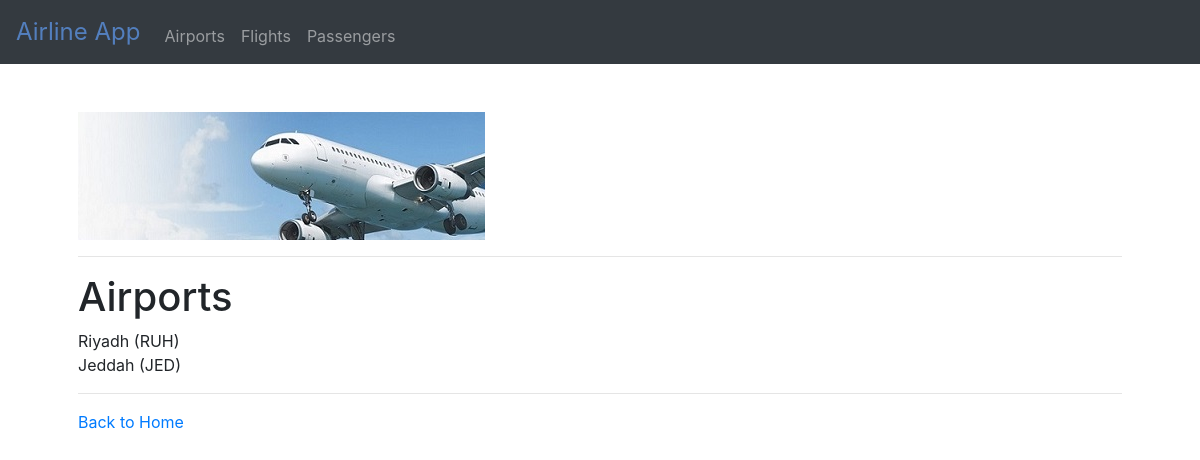
The page /airports/ on the database as committed earlier.
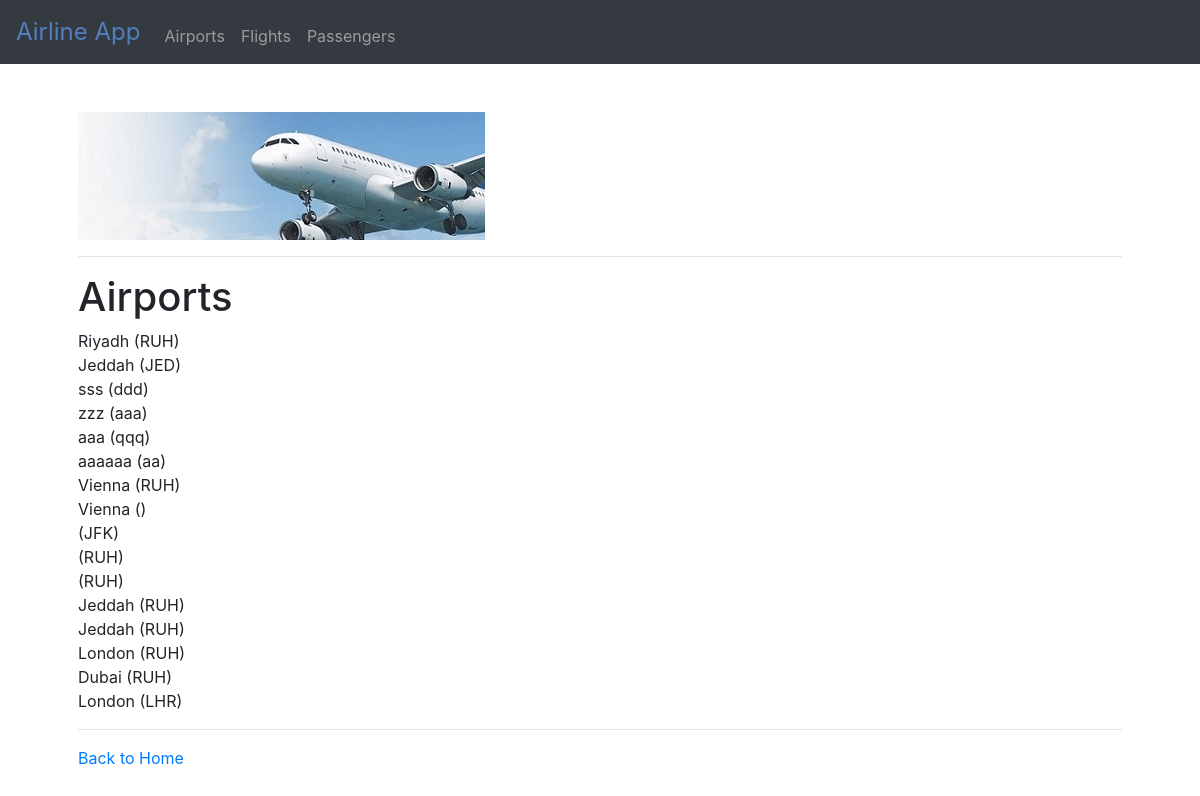
The same page on the database as committed later.
### flights/models.py (models this page shows)
class Airport(models.Model):
    code = models.CharField(max_length=3)
    city = models.CharField(max_length=30)
    def __str__(self):
        return f"{self.city} ({self.code})"

### flights/views.py (the view)
# urls.py: path('airports/', views.airports, name="airports"),
def airports(request):
    context = {
        "airports": Airport.objects.all()
    }
    return render(request, 'flights/airports.html', context)

### flights/templates/flights/airports.html (shortened to what this page needs)
{% extends "flights/layout.html" %}
{% block body %}
    <h1>Airports</h1>
    {% for airport in airports %}
        <li>{{ airport }}</li>
    {% endfor %}
    <hr>
    <a href="{% url 'index' %}">Back to Home</a>
{% endblock %}

### flights/templates/flights/layout.html (shortened to what this page needs)
{% load static %}
<!DOCTYPE html>
<html lang="en">
    <head>
        <link href="https://maxcdn.bootstrapcdn.com/bootstrap/4.0.0-beta.2/css/bootstrap.min.css" rel="stylesheet"/>
        <link href="{% static 'flights/styles.css' %}" rel="stylesheet"/>
    </head>
    <body>
        <nav class="navbar navbar-expand-md navbar-dark bg-dark">
            <a class="navbar-brand" href="/"><span class="blue">Airline App</span></a>
            <div class="collapse navbar-collapse" id="navbar">
                <ul class="navbar-nav mr-auto mt-2">
                    <li class="nav-item"><a class="nav-link" href="/airports">Airports</a></li>
                    <li class="nav-item"><a class="nav-link" href="/flights">Flights</a></li>
                    <li class="nav-item"><a class="nav-link" href="/passengers">Passengers</a></li>
                </ul>
            </div>
        </nav>
        <main class="container p-5">
            <img src="{% static 'flights/banner.jpg' %}" class="img-fluid" alt="Responsive image">
            <hr>
            {% block body %}{% endblock %}
        </main>
    </body>
</html>

### flights/static/flights/styles.css (style rules this page uses)
nav .navbar-brand { font-size: x-large; }
nav .navbar-brand .blue { color: #537fbe; }
main { overflow-x: auto; text-align: left; list-style: none; }
main img { max-width: 100%; }

Rows that differ between the two databases and show on the page:
added Airport: city+code "sss (ddd)"
added Airport: city+code "zzz (aaa)"
added Airport: city+code "aaa (qqq)"
added Airport: city+code "aaaaaa (aa)"
added Airport: city+code "Vienna (RUH)"
added Airport: city+code "Vienna ()"
added Airport: city+code "(JFK)"
added Airport: city+code "(RUH)"
added Airport: city+code "(RUH)"
added Airport: city+code "Jeddah (RUH)"
added Airport: city+code "Jeddah (RUH)"
added Airport: city+code "London (RUH)"
added Airport: city+code "Dubai (RUH)"
added Airport: city+code "London (LHR)"
